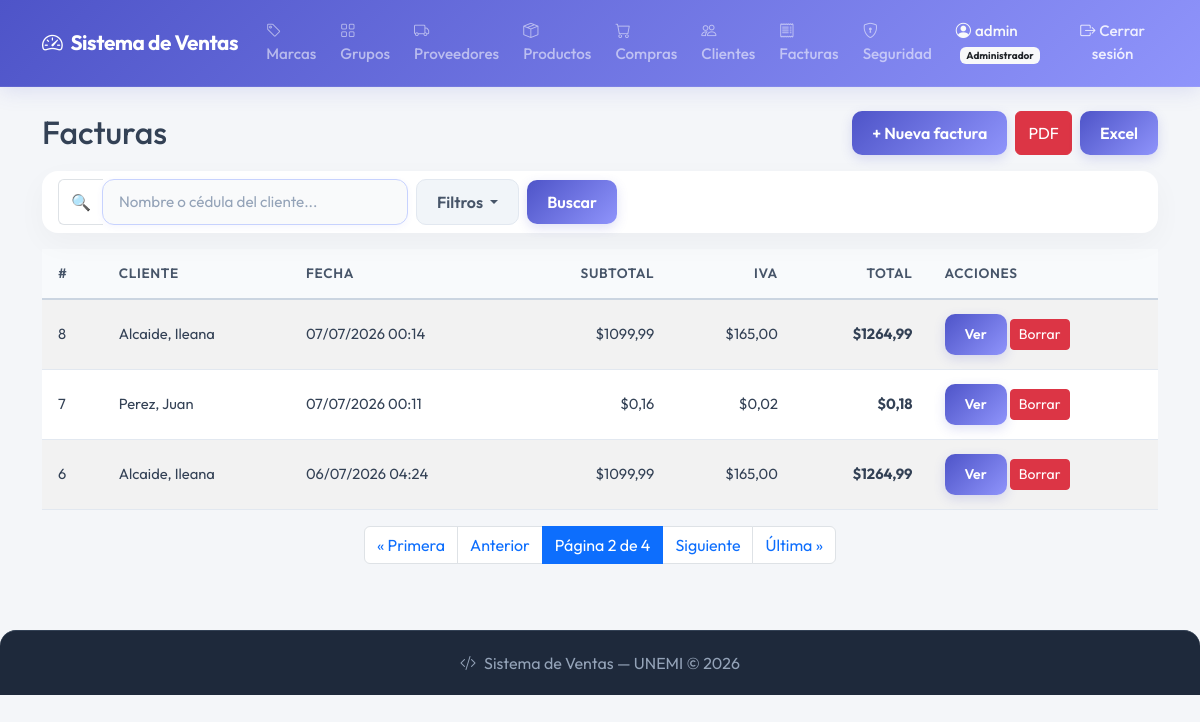
Screenshot of /invoices/?page=2&q=&date_from=&date_to=&min_total=&max_total= (signed in) with the database file from the repository.
### billing/models.py (models this page shows, shortened)
class Invoice(models.Model):
    customer = models.ForeignKey(Customer, on_delete=models.PROTECT, related_name='invoices', verbose_name='Cliente')
    invoice_date = models.DateTimeField(auto_now_add=True, verbose_name='Fecha')
    subtotal = models.DecimalField(max_digits=12, decimal_places=2, default=0, verbose_name='Subtotal')
    tax = models.DecimalField(max_digits=12, decimal_places=2, default=0, verbose_name='IVA')
    total = models.DecimalField(max_digits=12, decimal_places=2, default=0, verbose_name='Total')
    is_active = models.BooleanField(default=True, verbose_name='Activo')
    class Meta:
        verbose_name = 'Factura'
        verbose_name_plural = 'Facturas'
        ordering = ['-invoice_date']

class Customer(models.Model):
    dni = models.CharField(max_length=13, unique=True, verbose_name='Cédula / RUC', validators=[validate_cedula_ec])
    first_name = models.CharField(max_length=100, verbose_name='Nombres')
    last_name = models.CharField(max_length=100, verbose_name='Apellidos')
    email = models.EmailField(blank=True, null=True, verbose_name='Correo electrónico')
    phone = models.CharField(max_length=20, blank=True, null=True, verbose_name='Teléfono')
    address = models.TextField(blank=True, null=True, verbose_name='Dirección')
    is_active = models.BooleanField(default=True, verbose_name='Activo')
    created_at = models.DateTimeField(auto_now_add=True)
    updated_at = models.DateTimeField(auto_now=True)
    class Meta:
        verbose_name = 'Cliente'
        verbose_name_plural = 'Clientes'
        ordering = ['last_name', 'first_name']
    def __str__(self): return f'{self.last_name}, {self.first_name}'

### billing/views.py (the view, shortened to what this page needs)
# urls.py: path('invoices/', views.invoice_list, name='invoice_list'),
@permission_required_redirect('billing.view_invoice', '/')
def invoice_list(request):
    query = request.GET.get('q', '')
    date_from = request.GET.get('date_from', '')
    date_to = request.GET.get('date_to', '')
    min_total = request.GET.get('min_total', '')
    max_total = request.GET.get('max_total', '')
    export = request.GET.get('export', '')
    invoices = Invoice.objects.select_related('customer').all()
    if query:
        invoices = invoices.filter(
            models.Q(customer__first_name__icontains=query) |
            models.Q(customer__last_name__icontains=query) |
            models.Q(customer__dni__icontains=query)
        )
    if date_from:
        invoices = invoices.filter(invoice_date__date__gte=date_from)
    if date_to:
        invoices = invoices.filter(invoice_date__date__lte=date_to)
    if min_total:
        invoices = invoices.filter(total__gte=min_total)
    if max_total:
        invoices = invoices.filter(total__lte=max_total)
    paginator = Paginator(invoices, 3)
    page_number = request.GET.get('page')
    page_obj = paginator.get_page(page_number)
    context = {
        'page_obj': page_obj,
        'query': query,
        'date_from': date_from,
        'date_to': date_to,
        'min_total': min_total,
        'max_total': max_total,
    }
    return render(request, 'billing/invoice_list.html', context)

### security/templatetags/security_tags.py (called while the page is built)
@register.filter(name='has_group')
def has_group(user, group_name):
    if not user.is_authenticated:
        return False
    if user.is_superuser:
        return True
    return user.groups.filter(name=group_name).exists()

### billing/templates/billing/invoice_list.html (shortened to what this page needs)
{% extends 'billing/base.html' %}
{% load security_tags %}
{% block content %}
<div class="d-flex justify-content-between align-items-center mb-3">
  <h2 class="mb-0">Facturas</h2>
  <div class="d-flex gap-2">
    <a href="{% url 'billing:invoice_create' %}" class="btn btn-primary">+ Nueva factura</a>
    <button type="submit" form="filtros-form" name="export" value="pdf" class="btn btn-danger">PDF</button>
    <button type="submit" form="filtros-form" name="export" value="excel" class="btn btn-success">Excel</button>
  </div>
</div>
<div class="card mb-3">
  <div class="card-body py-2">
    <form method="get" id="filtros-form">
      <div class="d-flex align-items-center gap-2">
        <div class="input-group" style="max-width:350px;">
          <span class="input-group-text bg-white border-end-0">🔍</span>
          <input type="text" name="q" value="{{ query }}" class="form-control border-start-0" placeholder="Nombre o cédula del cliente...">
        </div>
        <div class="dropdown">
          <button class="btn btn-outline-secondary dropdown-toggle" type="button" data-bs-toggle="dropdown">
            Filtros
          </button>
        </div>
        <button type="submit" class="btn btn-primary">Buscar</button>
      </div>
    </form>
  </div>
</div>
<table class="table table-striped table-hover">
  <thead class="table-dark">
    <tr>
      <th>#</th>
      <th>Cliente</th>
      <th>Fecha</th>
      <th class="text-end">Subtotal</th>
      <th class="text-end">IVA</th>
      <th class="text-end">Total</th>
      <th>Acciones</th>
    </tr>
  </thead>
  <tbody>
    {% for inv in page_obj %}
    <tr>
      <td>{{ inv.id }}</td>
      <td>{{ inv.customer }}</td>
      <td>{{ inv.invoice_date|date:"d/m/Y H:i" }}</td>
      <td class="text-end">${{ inv.subtotal }}</td>
      <td class="text-end">${{ inv.tax }}</td>
      <td class="text-end fw-bold">${{ inv.total }}</td>
      <td>
        <a href="{% url 'billing:invoice_detail' inv.pk %}" class="btn btn-sm btn-info">Ver</a>
        {% if user|has_group:'Administrador' or user.is_superuser %}
          <a href="{% url 'billing:invoice_delete' inv.pk %}" class="btn btn-sm btn-danger">Borrar</a>
        {% endif %}
      </td>
    </tr>
    {% empty %}
    <tr><td colspan="7" class="text-center">No hay facturas registradas</td></tr>
    {% endfor %}
  </tbody>
</table>
{% if page_obj.has_other_pages %}
<nav class="d-flex justify-content-center mt-3">
  <ul class="pagination">
    {% if page_obj.has_previous %}
      <li class="page-item">
        <a class="page-link" href="?page=1&q={{ query }}&date_from={{ date_from }}&date_to={{ date_to }}&min_total={{ min_total }}&max_total={{ max_total }}">&laquo; Primera</a>
      </li>
      <li class="page-item">
        <a class="page-link" href="?page={{ page_obj.previous_page_number }}&q={{ query }}&date_from={{ date_from }}&date_to={{ date_to }}&min_total={{ min_total }}&max_total={{ max_total }}">Anterior</a>
      </li>
    {% endif %}
    <li class="page-item active">
      <span class="page-link">Página {{ page_obj.number }} de {{ page_obj.paginator.num_pages }}</span>
    </li>
    {% if page_obj.has_next %}
      <li class="page-item">
        <a class="page-link" href="?page={{ page_obj.next_page_number }}&q={{ query }}&date_from={{ date_from }}&date_to={{ date_to }}&min_total={{ min_total }}&max_total={{ max_total }}">Siguiente</a>
      </li>
      <li class="page-item">
        <a class="page-link" href="?page={{ page_obj.paginator.num_pages }}&q={{ query }}&date_from={{ date_from }}&date_to={{ date_to }}&min_total={{ min_total }}&max_total={{ max_total }}">Última &raquo;</a>
      </li>
    {% endif %}
  </ul>
</nav>
{% endif %}
{% endblock %}

### billing/templates/billing/base.html (shortened to what this page needs)
{% load static %}
{% load security_tags %}
<!DOCTYPE html>
<html lang="es">
<head>
  <link href="https://cdn.jsdelivr.net/npm/bootstrap@5.3.0/dist/css/bootstrap.min.css" rel="stylesheet">
  <link href="https://cdn.jsdelivr.net/npm/bootstrap-icons@1.11.0/font/bootstrap-icons.css" rel="stylesheet">
  <link rel="stylesheet" href="{% static 'home/css/base.css' %}">
</head>
<body>
<nav class="navbar navbar-expand-lg navbar-dark">
  <div class="container">
    <a class="navbar-brand fw-bold" href="{% url 'home' %}">
      <i class="bi bi-speedometer2 me-2"></i>Sistema de Ventas
    </a>
    <div class="collapse navbar-collapse" id="nav">
      <ul class="navbar-nav me-auto">
        {% if user.is_authenticated %}
          {% if user|has_group:'Analista de Compras' or user|has_group:'Administrador' %}
          <li class="nav-item"><a class="nav-link" href="{% url 'billing:brand_list' %}"><i class="bi bi-tag me-1"></i>Marcas</a></li>
          <li class="nav-item"><a class="nav-link" href="{% url 'billing:productgroup_list' %}"><i class="bi bi-grid me-1"></i>Grupos</a></li>
          <li class="nav-item"><a class="nav-link" href="{% url 'billing:supplier_list' %}"><i class="bi bi-truck me-1"></i>Proveedores</a></li>
          <li class="nav-item"><a class="nav-link" href="{% url 'billing:product_list' %}"><i class="bi bi-box-seam me-1"></i>Productos</a></li>
          <li class="nav-item"><a class="nav-link" href="{% url 'purchasing:purchase_list' %}"><i class="bi bi-cart me-1"></i>Compras</a></li>
          {% endif %}
          {% if user|has_group:'Vendedor' or user|has_group:'Administrador' %}
          <li class="nav-item"><a class="nav-link" href="{% url 'billing:customer_list' %}"><i class="bi bi-people me-1"></i>Clientes</a></li>
          <li class="nav-item"><a class="nav-link" href="{% url 'billing:invoice_list' %}"><i class="bi bi-receipt me-1"></i>Facturas</a></li>
          {% endif %}
          {% if user|has_group:'Administrador' %}
          <li class="nav-item">
            <a class="nav-link" href="{% url 'security:dashboard' %}">
              <i class="bi bi-shield-lock me-1"></i>Seguridad
            </a>
          </li>
          {% endif %}
        {% endif %}
      </ul>
      <ul class="navbar-nav align-items-center">
        {% if user.is_authenticated %}
        <li class="nav-item">
          <span class="nav-link text-light me-2">
            <i class="bi bi-person-circle me-1"></i>{{ user.username }}
            {% for g in user.groups.all %}
              <span class="badge bg-light text-dark ms-1" style="font-size:10px;">{{ g.name }}</span>
            {% endfor %}
          </span>
        </li>
        <li class="nav-item">
          <form method="post" action="{% url 'logout' %}" class="d-inline">
            <button type="submit" class="nav-link btn btn-link p-0" style="color:rgba(255,255,255,.85); text-decoration: none;">
              <i class="bi bi-box-arrow-right me-1"></i>Cerrar sesión
            </button>
          </form>
        </li>
        {% endif %}
      </ul>
    </div>
  </div>
</nav>
<div class="container mt-4">
  {% block content %}{% endblock %}
</div>
<footer>
  <p class="mb-0"><i class="bi bi-code-slash me-2"></i>Sistema de Ventas — UNEMI © 2026</p>
</footer>
</body>
</html>

### home/static/home/css/base.css (style rules this page uses)
body { background-color: #f4f6f9; font-family: 'Outfit', sans-serif; color: #334155; }
.navbar { background: linear-gradient(135deg, #4e54c8, #8f94fb) !important; box-shadow: 0 4px 20px rgba(78, 84, 200, 0.15); border-bottom: 1px solid rgba(255, 255, 255, 0.1); padding: 12px 0; transition: all 0.3s ease; }
.navbar-brand { font-size: 1.3rem; letter-spacing: -0.02em; transition: opacity 0.2s ease; }
.nav-link { font-weight: 500; transition: all 0.2s ease; font-size: 0.95rem; padding: 8px 12px !important; }
.card { border: none !important; border-radius: 16px !important; box-shadow: 0 10px 30px rgba(0, 0, 0, 0.035) !important; background-color: #ffffff; transition: transform 0.25s ease, box-shadow 0.25s ease; margin-bottom: 1.5rem; overflow: visible !important; }
.card-body { overflow: visible !important; }
.form-control, .form-select { border-radius: 12px !important; border: 1.5px solid #c7d2fe !important; padding: 11px 16px !important; color: #334155 !important; font-size: 0.95rem !important; background-color: #f9fafb !important; transition: all 0.2s cubic-bezier(0.4, 0, 0.2, 1) !important; box-shadow: 0 2px 6px rgba(99, 102, 241, 0.06) !important; }
.form-control::placeholder { color: #94a3b8; }
.btn-primary, .btn-success, .btn-warning, .btn-info, .btn-auth-custom { background: linear-gradient(135deg, #4e54c8, #8f94fb) !important; border: none !important; color: #ffffff !important; border-radius: 10px !important; font-weight: 600; padding: 10px 20px; box-shadow: 0 4px 12px rgba(78, 84, 200, 0.18); transition: all 0.2s ease-in-out; cursor: pointer; }
.btn-secondary, .btn-outline-secondary { border-radius: 10px !important; font-weight: 600; padding: 10px 20px; transition: all 0.2s ease; background-color: #f1f5f9; border: 1px solid #e2e8f0 !important; color: #475569 !important; }
.table { border-color: #e2e8f0; vertical-align: middle; }
.table thead th { background-color: #f8fafc !important; color: #475569; font-weight: 600; font-size: 0.85rem; text-transform: uppercase; letter-spacing: 0.05em; padding: 14px 16px; border-bottom: 2px solid #cbd5e1; }
.table tbody td { padding: 14px 16px; color: #334155; font-size: 0.92rem; }
.table-striped tbody tr:nth-of-type(odd) { background-color: #f8fafc; }
footer { background: #1e293b; color: #94a3b8; text-align: center; padding: 20px; margin-top: 50px; border-top: 1px solid #334155; border-radius: 16px 16px 0 0; }

### rows the page displays
Invoice: id "8", customer "Alcaide, Ileana", invoice_date "07/07/2026 00:14", subtotal "1099,99", tax "165,00", total "1264,99"
Invoice: id "7", customer "Perez, Juan", invoice_date "07/07/2026 00:11", subtotal "0,16", tax "0,02", total "0,18"
Invoice: id "6", customer "Alcaide, Ileana", invoice_date "06/07/2026 04:24", subtotal "1099,99", tax "165,00", total "1264,99"

### other values shown
{{ user.username }} "admin"
{{ g.name }} "Administrador"
{{ page_obj.number }} "2"
{{ page_obj.paginator.num_pages }} "4"
